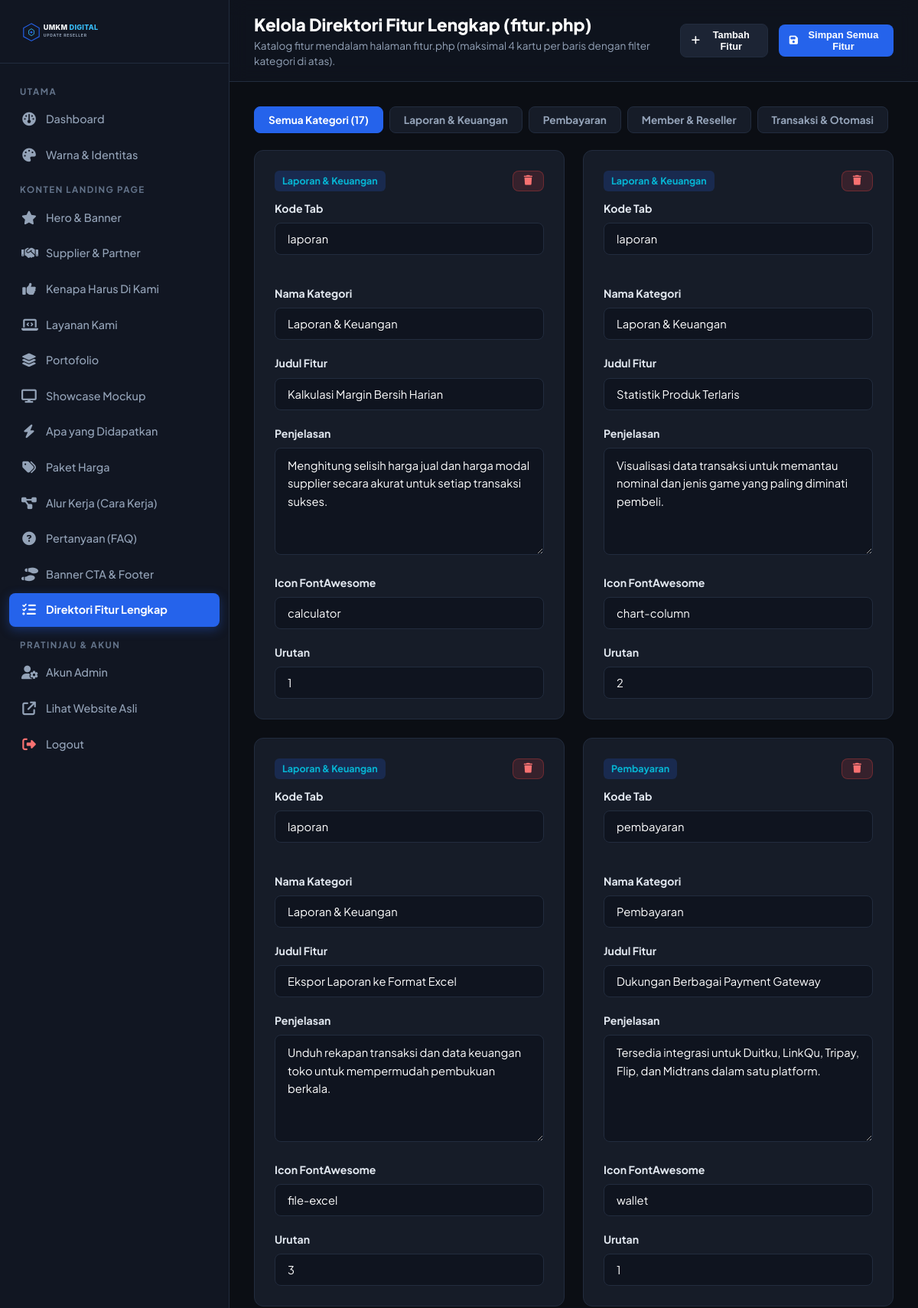
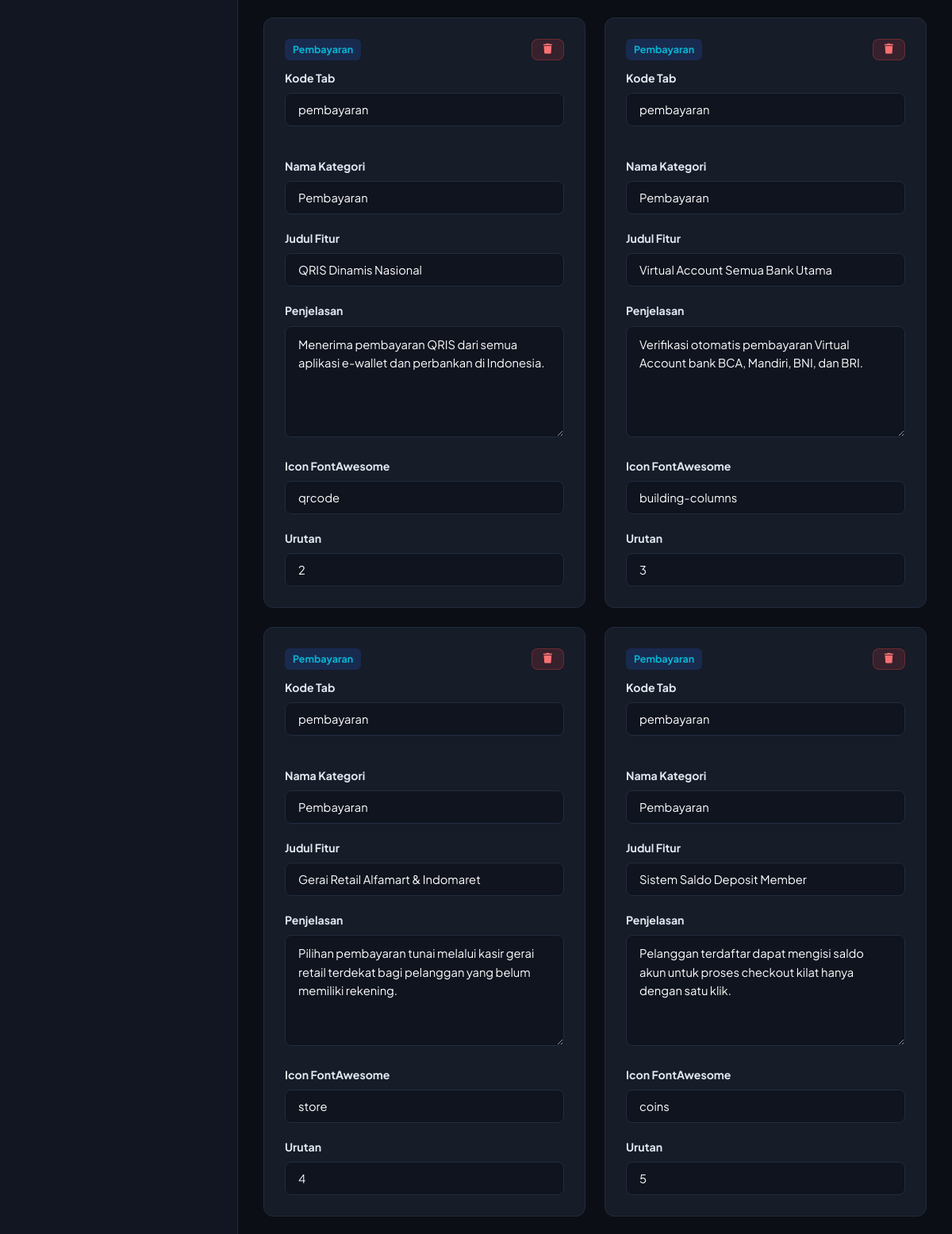
/admin/feature_directory.php (signed in, upper part), run on the app's committed database (2 pictures, top to bottom).
### tables this page shows
CREATE TABLE IF NOT EXISTS `expanded_features` (
  `id` int(11) NOT NULL AUTO_INCREMENT,
  `category_code` varchar(50) NOT NULL,
  `category_name` varchar(100) NOT NULL,
  `title` varchar(150) NOT NULL,
  `description` text NOT NULL,
  `icon` varchar(50) DEFAULT 'check',
  `sort_order` int(11) DEFAULT 0,
  PRIMARY KEY (`id`)
);

### admin/feature_directory.php (the view, shortened to what this page needs)
<?php
require_once __DIR__ . '/includes/header.php';
$items = $pdo->query("SELECT * FROM expanded_features ORDER BY category_code ASC, sort_order ASC, id ASC")->fetchAll();
$cats = [];
foreach ($items as $it) {
    $cats[$it['category_code']] = $it['category_name'];
}
require_once __DIR__ . '/includes/sidebar.php';
?>
<main class="admin-main">
  <header class="admin-topbar">
    <div class="page-heading">
      <h1>Kelola Direktori Fitur Lengkap (fitur.php)</h1>
      <p>Katalog fitur mendalam halaman fitur.php (maksimal 4 kartu per baris dengan filter kategori di atas).</p>
    </div>
    <div class="topbar-actions">
      <button type="button" class="btn btn-secondary btn-sm" onclick="openAdminModal('addDirModal')">
        <i class="fa-solid fa-plus"></i> Tambah Fitur
      </button>
      <button type="submit" form="dir-form" class="btn btn-primary btn-sm">
        <i class="fa-solid fa-floppy-disk"></i> Simpan Semua Fitur
      </button>
    </div>
  </header>
  <div class="admin-body">
    <div class="admin-filter-tabs">
      <button type="button" class="admin-tab-btn active" data-dir-filter="all">Semua Kategori (<?= count($items) ?>)</button>
      <?php foreach ($cats as $code => $name): ?>
        <button type="button" class="admin-tab-btn" data-dir-filter="<?= htmlspecialchars($code) ?>"><?= htmlspecialchars($name) ?></button>
      <?php endforeach; ?>
    </div>
    <form id="dir-form" method="POST" action="">
      <div class="admin-grid-4">
        <?php foreach ($items as $item): ?>
          <div class="admin-card admin-dir-card" data-dir-cat="<?= htmlspecialchars($item['category_code']) ?>" style="margin-bottom: 0;">
            <div style="display: flex; justify-content: space-between; align-items: center; margin-bottom: 12px;">
              <span class="sidebar-badge" style="font-size: 0.78rem; border-radius: 6px; padding: 4px 10px;">
                <?= htmlspecialchars($item['category_name']) ?>
              </span>
              <a href="feature_directory.php?delete=<?= $item['id'] ?>" class="btn btn-danger btn-sm" onclick="return confirm('Hapus fitur ini?')">
                <i class="fa-solid fa-trash"></i>
              </a>
            </div>
            <div class="form-row">
              <div class="form-group">
                <label class="form-label">Kode Tab</label>
                <input type="text" name="items[<?= $item['id'] ?>][category_code]" class="form-control" value="<?= htmlspecialchars($item['category_code']) ?>" required>
              </div>
              <div class="form-group">
                <label class="form-label">Nama Kategori</label>
                <input type="text" name="items[<?= $item['id'] ?>][category_name]" class="form-control" value="<?= htmlspecialchars($item['category_name']) ?>" required>
              </div>
            </div>
            <div class="form-group">
              <label class="form-label">Judul Fitur</label>
              <input type="text" name="items[<?= $item['id'] ?>][title]" class="form-control" value="<?= htmlspecialchars($item['title']) ?>" required>
            </div>
            <div class="form-group">
              <label class="form-label">Penjelasan</label>
              <textarea name="items[<?= $item['id'] ?>][description]" class="form-control" rows="3" required><?= htmlspecialchars($item['description']) ?></textarea>
            </div>
            <div class="form-row">
              <div class="form-group" style="margin-bottom: 0;">
                <label class="form-label">Icon FontAwesome</label>
                <input type="text" name="items[<?= $item['id'] ?>][icon]" class="form-control" value="<?= htmlspecialchars($item['icon']) ?>" required>
              </div>
              <div class="form-group" style="margin-bottom: 0;">
                <label class="form-label">Urutan</label>
                <input type="number" name="items[<?= $item['id'] ?>][sort_order]" class="form-control" value="<?= $item['sort_order'] ?>">
              </div>
            </div>
          </div>
        <?php endforeach; ?>
      </div>
    </form>
<?php require_once __DIR__ . '/includes/footer.php'; ?>

### assets/css/admin.css (style rules this page uses)
:root { --admin-bg: #0B0E14; --admin-sidebar: #111622; --admin-card: #161C28; --admin-border: #222C3E; --admin-primary: #2563EB; --admin-primary-hover: #1D4ED8; --admin-accent: #06B6D4; --admin-text: #FFFFFF; --admin-muted: #94A3B8; --admin-danger: #EF4444; --admin-success: #10B981; }
* { margin: 0; padding: 0; box-sizing: border-box; }
body { font-family: 'Plus Jakarta Sans', sans-serif; background-color: var(--admin-bg); color: var(--admin-text); line-height: 1.5; display: flex; min-height: 100vh; }
.sidebar-badge { font-size: 0.7rem; background: rgba(37, 99, 235, 0.2); color: var(--admin-accent); padding: 2px 8px; border-radius: 9999px; font-weight: 700; }
.admin-main { margin-left: 300px; flex-grow: 1; display: flex; flex-direction: column; min-height: 100vh; min-width: 0; }
.admin-topbar { padding: 16px 32px; background: rgba(17, 22, 34, 0.7); backdrop-filter: blur(12px); border-bottom: 1px solid var(--admin-border); display: flex; justify-content: space-between; align-items: center; position: sticky; top: 0; z-index: 40; }
.page-heading h1 { font-size: 1.4rem; font-weight: 800; }
.page-heading p { font-size: 0.85rem; color: var(--admin-muted); }
.topbar-actions { display: flex; align-items: center; gap: 14px; }
.admin-body { padding: 32px; flex-grow: 1; }
.admin-card { background: var(--admin-card); border: 1px solid var(--admin-border); border-radius: 12px; padding: 26px; margin-bottom: 24px; }
.form-group { margin-bottom: 20px; }
.form-label { display: block; font-size: 0.88rem; font-weight: 700; margin-bottom: 8px; color: #E2E8F0; }
.form-control { width: 100%; padding: 11px 16px; background: #0F141F; border: 1px solid var(--admin-border); border-radius: 8px; color: #FFFFFF; font-family: inherit; font-size: 0.92rem; outline: none; transition: border-color 0.2s ease; }
textarea.form-control { min-height: 140px; resize: vertical; line-height: 1.6; }
.form-row { display: grid; grid-template-columns: repeat(auto-fit, minmax(240px, 1fr)); gap: 20px; }
.admin-grid-4 { display: grid; grid-template-columns: repeat(3, 1fr); gap: 24px; }
@media (max-width: 1440px) { .admin-grid-4 { grid-template-columns: repeat(2, 1fr); } }
.admin-filter-tabs { display: flex; align-items: center; gap: 8px; flex-wrap: wrap; margin-bottom: 22px; }
.admin-tab-btn { padding: 8px 18px; border-radius: 8px; background: var(--admin-card); border: 1px solid var(--admin-border); color: var(--admin-muted); font-family: inherit; font-size: 0.85rem; font-weight: 700; cursor: pointer; transition: all 0.2s ease; }
.admin-tab-btn.active { background: var(--admin-primary); border-color: var(--admin-primary); color: #FFFFFF; }
.btn { display: inline-flex; align-items: center; justify-content: center; gap: 8px; padding: 10px 20px; border-radius: 8px; font-size: 0.9rem; font-weight: 700; cursor: pointer; border: none; text-decoration: none; transition: all 0.2s ease; }
.btn-primary { background: var(--admin-primary); color: #FFFFFF; }
.btn-danger { background: rgba(239, 68, 68, 0.15); color: #F87171; border: 1px solid rgba(239, 68, 68, 0.3); }
.btn-secondary { background: #1C2434; color: #FFFFFF; border: 1px solid var(--admin-border); }
.btn-sm { padding: 6px 14px; font-size: 0.8rem; }

### data on the page
expanded_features: category_name "Laporan & Keuangan", category_code "laporan", title "Kalkulasi Margin Bersih Harian", id+description "Menghitung selisih harga jual dan harga modal supplier secara akurat untuk setiap transaksi sukses.", icon "calculator", sort_order "1"
expanded_features: category_name "Laporan & Keuangan", category_code "laporan", title "Statistik Produk Terlaris", id+description "Visualisasi data transaksi untuk memantau nominal dan jenis game yang paling diminati pembeli.", icon "chart-column", sort_order "2"
expanded_features: category_name "Laporan & Keuangan", category_code "laporan", title "Ekspor Laporan ke Format Excel", id+description "Unduh rekapan transaksi dan data keuangan toko untuk mempermudah pembukuan berkala.", icon "file-excel", sort_order "3"
expanded_features: category_name "Pembayaran", category_code "pembayaran", title "Dukungan Berbagai Payment Gateway", id+description "Tersedia integrasi untuk Duitku, LinkQu, Tripay, Flip, dan Midtrans dalam satu platform.", icon "wallet", sort_order "1"
expanded_features: category_name "Pembayaran", category_code "pembayaran", title "QRIS Dinamis Nasional", id+description "Menerima pembayaran QRIS dari semua aplikasi e-wallet dan perbankan di Indonesia.", icon "qrcode", sort_order "2"
expanded_features: category_name "Pembayaran", category_code "pembayaran", title "Virtual Account Semua Bank Utama", id+description "Verifikasi otomatis pembayaran Virtual Account bank BCA, Mandiri, BNI, dan BRI.", icon "building-columns", sort_order "3"
expanded_features: category_name "Pembayaran", category_code "pembayaran", title "Gerai Retail Alfamart & Indomaret", id+description "Pilihan pembayaran tunai melalui kasir gerai retail terdekat bagi pelanggan yang belum memiliki rekening.", icon "store", sort_order "4"
expanded_features: category_name "Pembayaran", category_code "pembayaran", title "Sistem Saldo Deposit Member", id+description "Pelanggan terdaftar dapat mengisi saldo akun untuk proses checkout kilat hanya dengan satu klik.", icon "coins", sort_order "5"

### other printed values
count($items) "17"
$name "Laporan & Keuangan"
$name "Pembayaran"
$name "Member & Reseller"
$name "Transaksi & Otomasi"
